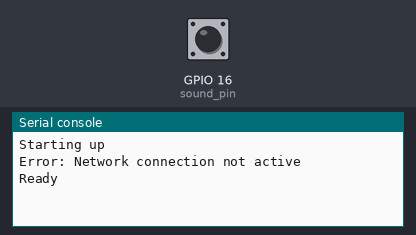
Bench run of a program on a simulated ESP8266 board running MicroPython. Shown: the last lines printed to the serial console. The test bench sets the inputs (shaded band); at power-on: GPIO 16 (sound_pin) HIGH. Web requests get an empty 200 reply after 0.4 s.

Above: at 2.6 s.
2.7 s: GPIO 16 (sound_pin) driven LOW
At 3.8 s:
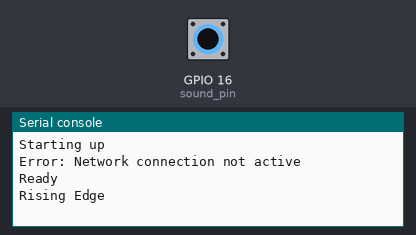
4.2 s: GPIO 16 (sound_pin) pulsed HIGH 2 times (0.12 s each, 0.3 s apart)
At 6.0 s:
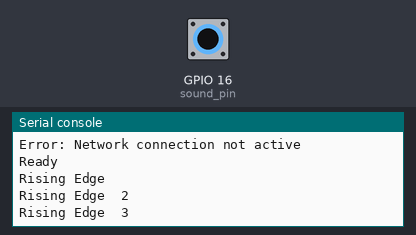

Measured:
- after the input at 2.7 s, the serial console: prints a new line at once (image 1)
- after the input at 4.2 s, the serial console: prints a new line after 0.12 s (image 2)

The program:

main.py
```python
import network
import machine
import utime
from urequests import post

from control import TON, R_TRIG

__version__ = '0.0.1'

HOST_URI = 'http://mrl33h.de/bell/'
MIN_COUNT_FOR_POST = 20
SOUND_TIME = 5.0
ALIVE_TIME = 3600.0
SLEEP_TIME = 1.0

STATE_INIT = 0
STATE_STANDBY = 5
STATE_TRIGGERED = 10
STATE_POST = 20
STATE_SLEEP = 30

sta_if = network.WLAN(network.STA_IF)
sound_in = False
sound_pin = machine.Pin(16, machine.Pin.IN)
sound_rtrig = R_TRIG()
sound_ton = TON(SOUND_TIME)
sound_counter = 0
sleep_ton = TON(SLEEP_TIME)
alive_ton = TON(ALIVE_TIME)
state = STATE_INIT


def init():
    print('Starting up')
    utime.sleep(1)
    if sta_if.active():
        print('Version: ', __version__)
        print('Network Connection active')
        print('IP: ', sta_if.ifconfig()[0])
    else:
        print('Error: Network connection not active')

    resp = post(HOST_URI + 'api/log', data='{"message": "Restarted"}')
    resp.close()


def main():
    while True:
        global state

        # Get value of sound sensor (inverted)
        sound_in = sound_pin.value() == 0
        sound_rtrig.process(sound_in)
        sound_ton.process(state == STATE_TRIGGERED)
        alive_ton.process(not alive_ton.out)
        sleep_ton.process(state == STATE_SLEEP)

        if state == STATE_INIT:
            print('Ready')
            state = STATE_STANDBY

        if state == STATE_STANDBY:
            if sound_rtrig.out:
                print('Rising Edge')
                counter = 1
                state = STATE_TRIGGERED

        elif state == STATE_TRIGGERED:
            if sound_rtrig.out:
                counter += 1
                print('Rising Edge ', counter)
            if sound_ton.out:
                if counter >= MIN_COUNT_FOR_POST:
                    state = STATE_POST
                else:
                    state = STATE_SLEEP

        elif state == STATE_POST:
            print('Post')
            resp = post(HOST_URI + 'api/add',
                        data='{"count": ' + str(counter) + '}')
            resp.close()
            print('Sleeping')
            state = STATE_SLEEP

        elif state == STATE_SLEEP:
            if sleep_ton.out:
                state = STATE_INIT

        if alive_ton.out:
            resp = post(HOST_URI + 'api/log', data='{"message": "Alive"}')
            resp.close()


init()
main()
```

control.py
```python
import utime


class R_TRIG:

    def __init__(self):
        self.previous_in = False
        self.out = False
        self.in_ = False

    def process(self, in_=None):
        if in_ is not None:
            self.in_ = in_
        self.out = in_ and not self.previous_in
        self.previous_in = in_
        return self.out


class TON:

    def __init__(self, seconds=None):
        self.seconds = seconds or 0.0
        self.in_ = False
        self.t0 = None
        self.out = False

    def process(self, in_=None):
        if in_ is not None:
            self.in_ = in_

        self.out = False
        if self.in_:
            if self.t0 is None:
                self.t0 = utime.ticks_ms()
            else:
                self.out = abs(utime.ticks_ms() - self.t0) >= (self.seconds * 1000.0)
        else:
            self.t0 = None
        return self.out
```
